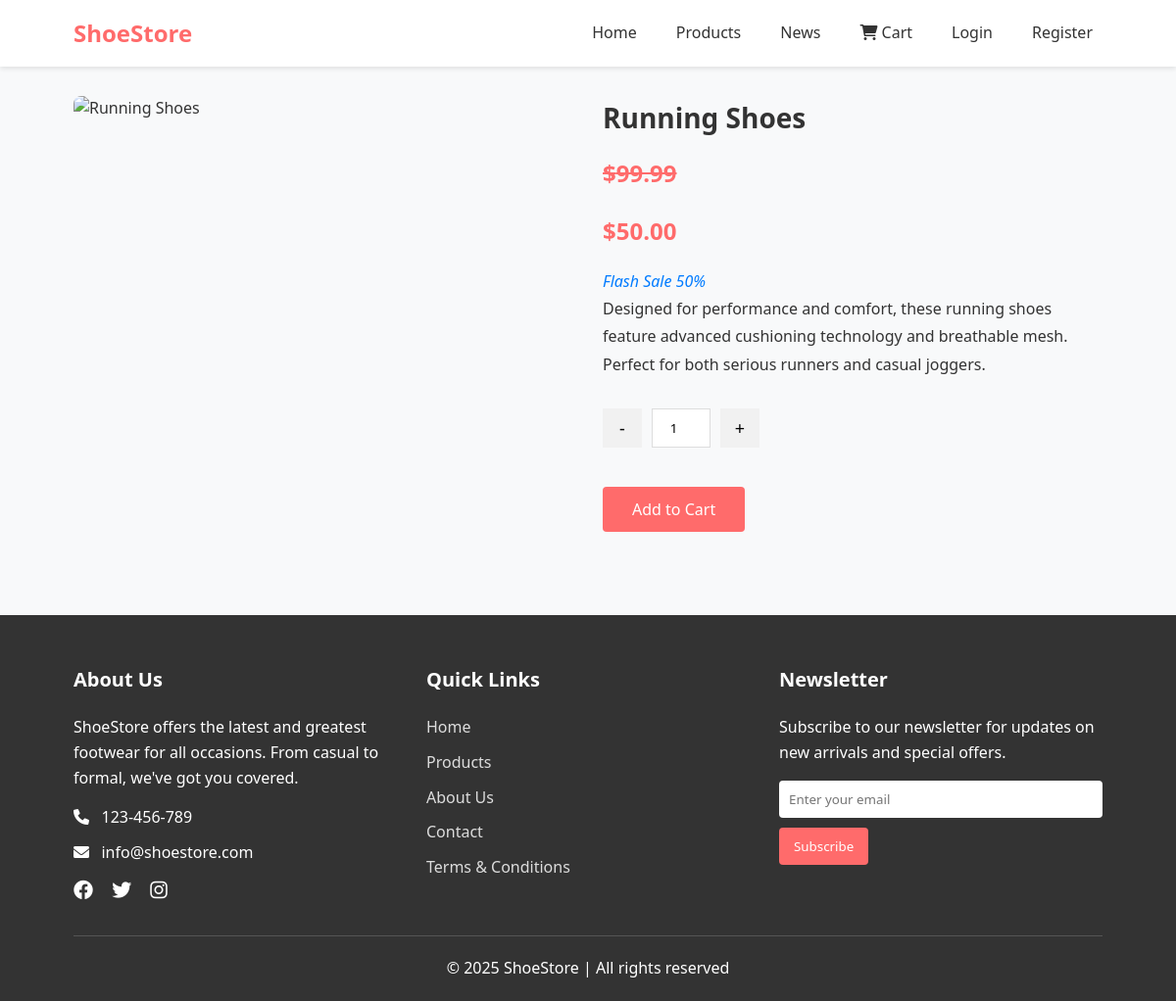
Page /index.php?controller=promotionalProducts&action=detail&id=2 on the earlier database version.
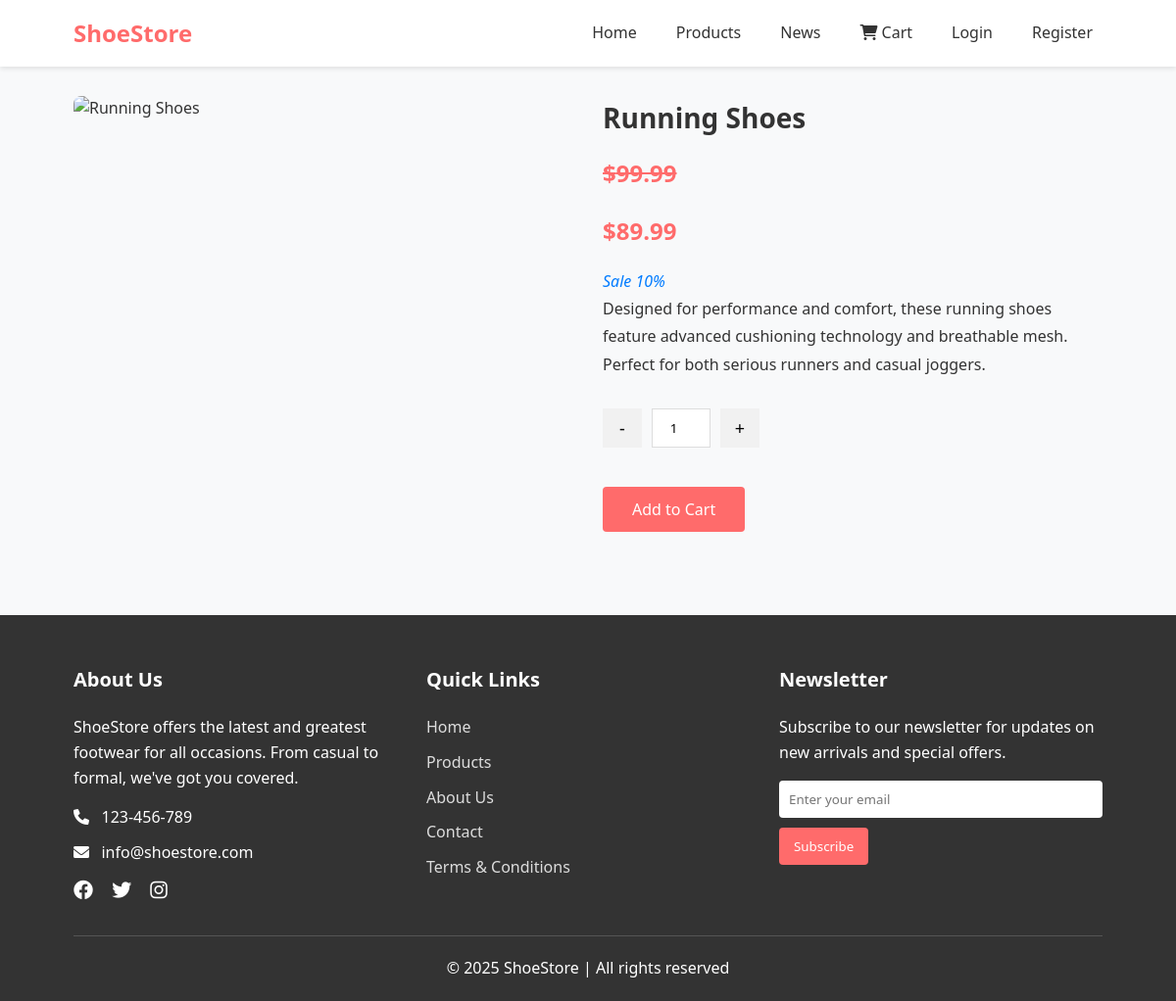
Same page on the later database version.
### tables this page shows
CREATE TABLE `promotions` (
  `promotion_id` int(11) NOT NULL,
  `promotion_type` varchar(50) NOT NULL,
  `promotion_name` varchar(100) NOT NULL,
  `discount_percentage` decimal(5,2) DEFAULT NULL,
  `fixed_price` decimal(10,2) DEFAULT NULL,
  `start_date` datetime NOT NULL,
  `end_date` datetime NOT NULL
);

### controllers/PromotionalProductsController.php (called while the page is built, shortened)
<?php
require_once 'models/PromotionalProductModel.php';
class PromotionalProductsController {
    private $productModel;
    public function __construct() {
        try {
            $this->productModel = new PromotionalProductModel();
        } catch (Exception $e) {
            error_log("Lỗi khởi tạo PromotionalProductModel: " . $e->getMessage(), 3, 'logs/errors.log');
            exit;
        }
    }
    public function detail() {
        $id = intval($_GET['id']);
        try {
            $product = $this->productModel->getProductById($id);
        } catch (Exception $e) {
            echo "Lỗi khi lấy thông tin sản phẩm: " . $e->getMessage() . "<br>";
            error_log("Lỗi lấy thông tin sản phẩm: " . $e->getMessage(), 3, 'logs/errors.log');
            exit;
        }
        require_once 'views/components/header.php';
        require_once 'views/pages/promotional-product-detail.php';
    }
}

### index.php (called while the page is built, shortened)
<?php
spl_autoload_register(function ($class_name) {
    $controllerPath = 'controllers/' . $class_name . '.php';
    $modelPath = 'models/' . $class_name . '.php';
});
$action = isset($_GET['action']) ? preg_replace('/[^a-zA-Z0-9]/', '', $_GET['action']) : 'index';
$controllerInstance = new $controllerClass();
$controllerInstance->$action();

### models/Database.php (called while the page is built)
<?php
class Database {
    private $host = 'localhost';
    private $db_name = 'shoes';
    private $username = 'root';
    private $password = '123456789';
    private $pdo;
    public function __construct() {
        try {
            $this->pdo = new PDO(
                "mysql:host=$this->host;dbname=$this->db_name;charset=utf8mb4",
                $this->username,
                $this->password
            );
            $this->pdo->setAttribute(PDO::ATTR_ERRMODE, PDO::ERRMODE_EXCEPTION);
        } catch (PDOException $e) {
            die("Connection failed: " . $e->getMessage());
        }
    }
    public function getConnection() {
        return $this->pdo;
    }
}

### models/PromotionalProductModel.php (called while the page is built, shortened)
<?php
require_once 'models/ProductModel.php';
class PromotionalProductModel {
    private $productModel;
    private $db;
    public function __construct() {
        $this->productModel = new ProductModel();
        $database = new Database();
        $this->db = $database->getConnection();
    }
    public function getProductById($id) {
        $product = $this->productModel->getProductById($id);
        if ($product) {
            $product['promotion'] = $this->getPromotionForProduct($id);
            $product['final_price'] = $this->calculateDiscountedPrice($product, $product['promotion']);
        }
        return $product;
    }
    private function getPromotionForProduct($product_id) {
        $current_date = date('Y-m-d H:i:s');
        $query = "SELECT p.*
                  FROM promotions p
                  JOIN promotion_shoes ps ON p.promotion_id = ps.promotion_id
                  WHERE ps.shoe_id = :shoe_id
                  AND p.start_date <= :current_date
                  AND p.end_date >= :current_date";
        $stmt = $this->db->prepare($query);
        $stmt->bindValue(':shoe_id', (int)$product_id, PDO::PARAM_INT);
        $stmt->bindValue(':current_date', $current_date, PDO::PARAM_STR);
        $stmt->execute();
        return $stmt->fetch(PDO::FETCH_ASSOC);
    }
    private function calculateDiscountedPrice($product, $promotion) {
        if (!empty($promotion)) {
            if ($promotion['discount_percentage']) {
                return $product['price'] * (1 - $promotion['discount_percentage'] / 100);
            } elseif ($promotion['fixed_price']) {
                return $promotion['fixed_price'];
            }
        }
        return $product['price'];
    }
}

### models/ProductModel.php (called while the page is built, shortened)
<?php
class ProductModel {
    public function getProductById($id) {
        return isset($this->products[$id]) ? $this->products[$id] : null;
    }
}

### views/pages/promotional-product-detail.php (the view, shortened to what the changed rows need)
<div class="product-detail">
    <div class="product-detail-info">
        <h1><?php echo htmlspecialchars($product['name']); ?></h1>
        <?php if (!empty($product['promotion'])): ?>
            <div class="price" style="text-decoration: line-through;">
                $<?php echo number_format($product['price'], 2); ?>
            </div>
            <?php if ($product['promotion']['discount_percentage']): ?>
                <div class="price discount-price">
                    $<?php echo number_format($product['final_price'], 2); ?>
                </div>
                <div class="promotion-info">
                    <?php echo htmlspecialchars($product['promotion']['promotion_name']); ?>
                </div>
            <?php endif; ?>
        <?php else: ?>
            <div class="price">
                $<?php echo number_format($product['price'], 2); ?>
            </div>
        <?php endif; ?>
        <div class="description"><?php echo htmlspecialchars($product['description']); ?></div>
        <form method="post" action="">
            <div class="quantity-selector">
            </div>
            <button type="submit" name="add_to_cart" class="btn">Add to Cart</button>
        </form>
    </div>
</div>
<?php require_once 'views/components/footer.php'; ?>

Differences in the rows shown:
no longer on this page (row edited): promotions: promotion_name "Flash Sale 50%"
now on this page (row edited): promotions: promotion_name "Sale 10%"
Other differences:
$product['final_price']: "50.00" → "89.99"
